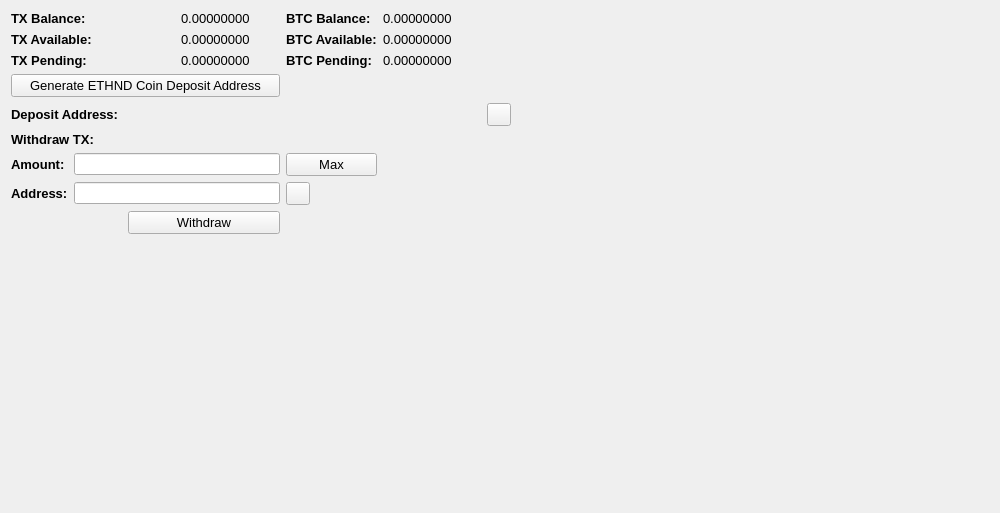
     <widget class="QWidget" name="BalanceTab">
      <attribute name="title">
       <string>Balance</string>
      </attribute>
      <layout class="QGridLayout" name="gridLayout_2">
       <item row="0" column="0" colspan="2">
        <widget class="QLabel" name="label_11">
         <property name="font">
          <font>
           <pointsize>10</pointsize>
           <weight>75</weight>
           <bold>true</bold>
          </font>
         </property>
         <property name="text">
          <string>TX Balance:</string>
         </property>
        </widget>
       </item>
       <item row="0" column="3">
        <widget class="QLabel" name="TXBalanceLabel">
         <property name="font">
          <font>
           <pointsize>10</pointsize>
          </font>
         </property>
         <property name="text">
          <string>0.00000000</string>
         </property>
         <property name="textInteractionFlags">
          <set>Qt::LinksAccessibleByMouse|Qt::TextSelectableByMouse</set>
         </property>
        </widget>
       </item>
       <item row="0" column="4">
        <widget class="QLabel" name="label_12">
         <property name="font">
          <font>
           <pointsize>10</pointsize>
           <weight>75</weight>
           <bold>true</bold>
          </font>
         </property>
         <property name="text">
          <string>BTC Balance:</string>
         </property>
        </widget>
       </item>
       <item row="0" column="5">
        <widget class="QLabel" name="BitcoinBalanceLabel">
         <property name="font">
          <font>
           <pointsize>10</pointsize>
          </font>
         </property>
         <property name="text">
          <string>0.00000000</string>
         </property>
         <property name="textInteractionFlags">
          <set>Qt::LinksAccessibleByMouse|Qt::TextSelectableByMouse</set>
         </property>
        </widget>
       </item>
       <item row="0" column="7" rowspan="10">
        <spacer name="horizontalSpacer_4">
         <property name="orientation">
          <enum>Qt::Horizontal</enum>
         </property>
         <property name="sizeHint" stdset="0">
          <size>
           <width>478</width>
           <height>488</height>
          </size>
         </property>
        </spacer>
       </item>
       <item row="1" column="0" colspan="2">
        <widget class="QLabel" name="label_13">
         <property name="font">
          <font>
           <pointsize>10</pointsize>
           <weight>75</weight>
           <bold>true</bold>
          </font>
         </property>
         <property name="text">
          <string>TX Available:</string>
         </property>
        </widget>
       </item>
       <item row="1" column="3">
        <widget class="QLabel" name="TXAvailableLabel_2">
         <property name="font">
          <font>
           <pointsize>10</pointsize>
          </font>
         </property>
         <property name="text">
          <string>0.00000000</string>
         </property>
         <property name="textInteractionFlags">
          <set>Qt::LinksAccessibleByMouse|Qt::TextSelectableByMouse</set>
         </property>
        </widget>
       </item>
       <item row="1" column="4">
        <widget class="QLabel" name="label_15">
         <property name="font">
          <font>
           <pointsize>10</pointsize>
           <weight>75</weight>
           <bold>true</bold>
          </font>
         </property>
         <property name="text">
          <string>BTC Available:</string>
         </property>
        </widget>
       </item>
       <item row="1" column="5">
        <widget class="QLabel" name="BitcoinAvailableLabel">
         <property name="font">
          <font>
           <pointsize>10</pointsize>
          </font>
         </property>
         <property name="text">
          <string>0.00000000</string>
         </property>
         <property name="textInteractionFlags">
          <set>Qt::LinksAccessibleByMouse|Qt::TextSelectableByMouse</set>
         </property>
        </widget>
       </item>
       <item row="2" column="0" colspan="2">
        <widget class="QLabel" name="label_14">
         <property name="font">
          <font>
           <pointsize>10</pointsize>
           <weight>75</weight>
           <bold>true</bold>
          </font>
         </property>
         <property name="text">
          <string>TX Pending:</string>
         </property>
        </widget>
       </item>
       <item row="2" column="3">
        <widget class="QLabel" name="TXPendingLabel">
         <property name="font">
          <font>
           <pointsize>10</pointsize>
          </font>
         </property>
         <property name="text">
          <string>0.00000000</string>
         </property>
         <property name="textInteractionFlags">
          <set>Qt::LinksAccessibleByMouse|Qt::TextSelectableByMouse</set>
         </property>
        </widget>
       </item>
       <item row="2" column="4">
        <widget class="QLabel" name="label_31">
         <property name="font">
          <font>
           <pointsize>10</pointsize>
           <weight>75</weight>
           <bold>true</bold>
          </font>
         </property>
         <property name="text">
          <string>BTC Pending:</string>
         </property>
        </widget>
       </item>
       <item row="2" column="5">
        <widget class="QLabel" name="BitcoinPendingLabel">
         <property name="font">
          <font>
           <pointsize>10</pointsize>
          </font>
         </property>
         <property name="text">
          <string>0.00000000</string>
         </property>
         <property name="textInteractionFlags">
          <set>Qt::LinksAccessibleByMouse|Qt::TextSelectableByMouse</set>
         </property>
        </widget>
       </item>
       <item row="3" column="0" colspan="4">
        <widget class="QPushButton" name="GenDepositBTN">
         <property name="font">
          <font>
           <pointsize>10</pointsize>
          </font>
         </property>
         <property name="text">
          <string>Generate ETHND Coin Deposit Address</string>
         </property>
        </widget>
       </item>
       <item row="4" column="0" colspan="3">
        <widget class="QLabel" name="label_33">
         <property name="font">
          <font>
           <pointsize>10</pointsize>
           <weight>75</weight>
           <bold>true</bold>
          </font>
         </property>
         <property name="text">
          <string>Deposit Address:</string>
         </property>
        </widget>
       </item>
       <item row="4" column="3" colspan="3">
        <widget class="QLabel" name="DepositAddressLabel">
         <property name="minimumSize">
          <size>
           <width>300</width>
           <height>0</height>
          </size>
         </property>
         <property name="palette">
          <palette>
           <active>
            <colorrole role="WindowText">
             <brush brushstyle="SolidPattern">
              <color alpha="255">
               <red>0</red>
               <green>0</green>
               <blue>0</blue>
              </color>
             </brush>
            </colorrole>
            <colorrole role="Text">
             <brush brushstyle="SolidPattern">
              <color alpha="255">
               <red>0</red>
               <green>0</green>
               <blue>255</blue>
              </color>
             </brush>
            </colorrole>
           </active>
           <inactive>
            <colorrole role="WindowText">
             <brush brushstyle="SolidPattern">
              <color alpha="255">
               <red>0</red>
               <green>0</green>
               <blue>0</blue>
              </color>
             </brush>
            </colorrole>
            <colorrole role="Text">
             <brush brushstyle="SolidPattern">
              <color alpha="255">
               <red>0</red>
               <green>0</green>
               <blue>255</blue>
              </color>
             </brush>
            </colorrole>
           </inactive>
           <disabled>
            <colorrole role="WindowText">
             <brush brushstyle="SolidPattern">
              <color alpha="255">
               <red>120</red>
               <green>120</green>
               <blue>120</blue>
              </color>
             </brush>
            </colorrole>
            <colorrole role="Text">
             <brush brushstyle="SolidPattern">
              <color alpha="255">
               <red>120</red>
               <green>120</green>
               <blue>120</blue>
              </color>
             </brush>
            </colorrole>
           </disabled>
          </palette>
         </property>
         <property name="font">
          <font>
           <pointsize>10</pointsize>
           <weight>75</weight>
           <bold>true</bold>
          </font>
         </property>
         <property name="text">
          <string/>
         </property>
         <property name="alignment">
          <set>Qt::AlignRight|Qt::AlignTrailing|Qt::AlignVCenter</set>
         </property>
         <property name="textInteractionFlags">
          <set>Qt::LinksAccessibleByMouse|Qt::TextSelectableByKeyboard|Qt::TextSelectableByMouse</set>
         </property>
        </widget>
       </item>
       <item row="4" column="6">
        <widget class="QToolButton" name="DepositCopyButton">
         <property name="toolTip">
          <string>Copy to clipboard</string>
         </property>
         <property name="text">
          <string/>
         </property>
         <property name="icon">
          <iconset resource="../bitcoin.qrc">
           <normaloff>:/icons/editcopy</normaloff>:/icons/editcopy</iconset>
         </property>
         <property name="shortcut">
          <string>Alt+P</string>
         </property>
        </widget>
       </item>
       <item row="5" column="0" colspan="2">
        <widget class="QLabel" name="label_34">
         <property name="font">
          <font>
           <pointsize>10</pointsize>
           <weight>75</weight>
           <bold>true</bold>
          </font>
         </property>
         <property name="text">
          <string>Withdraw TX:</string>
         </property>
        </widget>
       </item>
       <item row="6" column="0">
        <widget class="QLabel" name="label_26">
         <property name="font">
          <font>
           <pointsize>10</pointsize>
           <weight>75</weight>
           <bold>true</bold>
          </font>
         </property>
         <property name="text">
          <string>Amount:</string>
         </property>
        </widget>
       </item>
       <item row="6" column="1" colspan="3">
        <widget class="QLineEdit" name="WithdrawUnitsInput">
         <property name="font">
          <font>
           <pointsize>9</pointsize>
           <weight>75</weight>
           <bold>true</bold>
          </font>
         </property>
         <property name="text">
          <string/>
         </property>
        </widget>
       </item>
       <item row="6" column="4">
        <widget class="QPushButton" name="Withdraw_Max_Amount">
         <property name="font">
          <font>
           <pointsize>10</pointsize>
          </font>
         </property>
         <property name="text">
          <string>Max</string>
         </property>
        </widget>
       </item>
       <item row="7" column="0">
        <widget class="QLabel" name="label_10">
         <property name="font">
          <font>
           <pointsize>10</pointsize>
           <weight>75</weight>
           <bold>true</bold>
          </font>
         </property>
         <property name="text">
          <string>Address:</string>
         </property>
        </widget>
       </item>
       <item row="7" column="1" colspan="3">
        <widget class="QLineEdit" name="WithdrawAddress">
         <property name="font">
          <font>
           <pointsize>9</pointsize>
           <weight>75</weight>
           <bold>true</bold>
          </font>
         </property>
        </widget>
       </item>
       <item row="7" column="4">
        <widget class="QToolButton" name="WithdrawPasteButton">
         <property name="toolTip">
          <string>Paste from clipboard</string>
         </property>
         <property name="text">
          <string/>
         </property>
         <property name="icon">
          <iconset resource="../bitcoin.qrc">
           <normaloff>:/icons/editpaste</normaloff>:/icons/editpaste</iconset>
         </property>
         <property name="shortcut">
          <string>Alt+P</string>
         </property>
        </widget>
       </item>
       <item row="8" column="2" colspan="2">
        <widget class="QPushButton" name="WithdrawUnitsBtn">
         <property name="font">
          <font>
           <pointsize>10</pointsize>
          </font>
         </property>
         <property name="text">
          <string>Withdraw</string>
         </property>
        </widget>
       </item>
       <item row="9" column="0" colspan="6">
        <spacer name="verticalSpacer">
         <property name="orientation">
          <enum>Qt::Vertical</enum>
         </property>
         <property name="sizeHint" stdset="0">
          <size>
           <width>428</width>
           <height>262</height>
          </size>
         </property>
        </spacer>
       </item>
      </layout>
      <zorder>label_31</zorder>
      <zorder>label_15</zorder>
      <zorder>label_12</zorder>
      <zorder>label_14</zorder>
      <zorder>label_13</zorder>
      <zorder>label_11</zorder>
      <zorder>BitcoinBalanceLabel</zorder>
      <zorder>TXBalanceLabel</zorder>
      <zorder>TXAvailableLabel_2</zorder>
      <zorder>TXPendingLabel</zorder>
      <zorder>BitcoinAvailableLabel</zorder>
      <zorder>BitcoinPendingLabel</zorder>
      <zorder>label_33</zorder>
      <zorder>GenDepositBTN</zorder>
      <zorder>DepositAddressLabel</zorder>
      <zorder>Withdraw_Max_Amount</zorder>
      <zorder>label_34</zorder>
      <zorder>WithdrawUnitsInput</zorder>
      <zorder>label_10</zorder>
      <zorder>label_26</zorder>
      <zorder>WithdrawAddress</zorder>
      <zorder>WithdrawUnitsBtn</zorder>
      <zorder>horizontalSpacer_4</zorder>
      <zorder>verticalSpacer</zorder>
      <zorder>WithdrawPasteButton</zorder>
      <zorder>DepositCopyButton</zorder>
     </widget>
